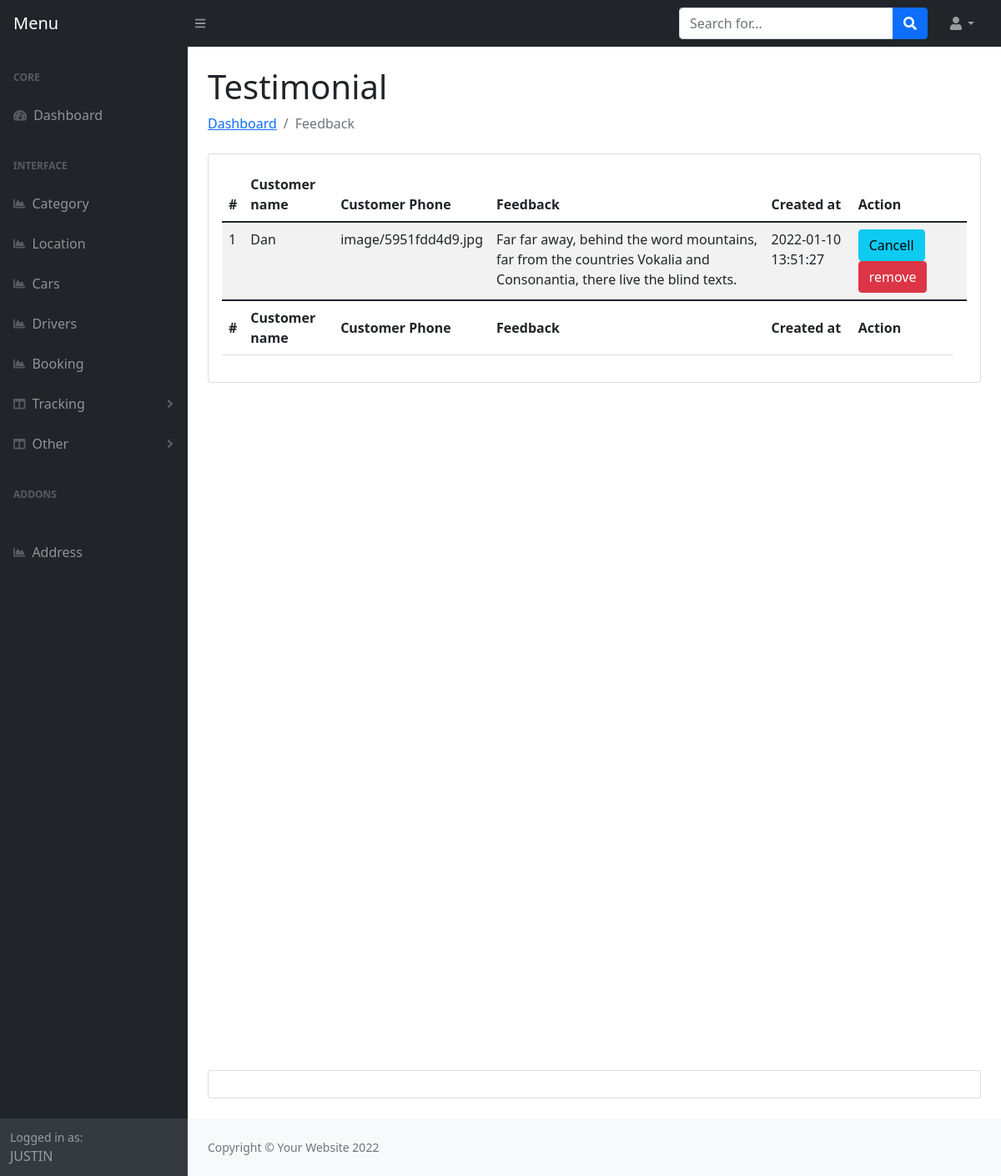
Screenshot of /admin/testimonial.php (signed in) with the database file from the repository.
### tables this page shows
CREATE TABLE `testimonials` (
  `t_id` int(11) NOT NULL,
  `customer_id` int(11) NOT NULL,
  `comment` text NOT NULL,
  `status` tinyint(4) NOT NULL,
  `created_at` timestamp NOT NULL DEFAULT current_timestamp()
);

CREATE TABLE `users` (
  `id` int(11) NOT NULL,
  `name` varchar(155) NOT NULL,
  `email` varchar(155) NOT NULL,
  `phone` varchar(100) NOT NULL,
  `address` text NOT NULL,
  `password` varchar(150) NOT NULL,
  `image` varchar(155) NOT NULL,
  `national_id` varchar(191) DEFAULT NULL,
  `otp` int(11) DEFAULT NULL,
  `auth_check` int(11) NOT NULL DEFAULT 0,
  `flag` tinyint(4) NOT NULL,
  `created_at` timestamp NOT NULL DEFAULT current_timestamp()
);

### admin/testimonial.php (the view, shortened to what this page needs)
<?php include 'header.php'; ?>
<main>
    <div class="container-fluid px-4">
    <h1 class="mt-4">Testimonial</h1>
        <ol class="breadcrumb mb-4">
            <li class="breadcrumb-item"><a href="index.php">Dashboard</a></li>
            <li class="breadcrumb-item active">Feedback</li>
        </ol>
        <div class="card mb-4">
            <div class="card-body">
                <table class="table table-striped" id="datatablesSimple">
                    <thead>
                        <tr>
                            <th>#</th>
                            <th>Customer name</th>
                            <th>Customer Phone</th>
                            <th>Feedback</th>
                            <th>Created at</th>
                            <th>Action</th>
                        </tr>
                    </thead>
                    <tfoot>
                        <tr>
                            <th>#</th>
                            <th>Customer name</th>
                            <th>Customer Phone</th>
                            <th>Feedback</th>
                            <th>Created at</th>
                            <th>Action</th>
                        </tr>
                    </tfoot>
                    <tbody>
                        <?php
                        $query = "SELECT * FROM testimonials LEFT JOIN users ON users.id = testimonials.customer_id Order By t_id asc";
                        $result = $con->query($query);
                        if ($result->num_rows > 0) {
                            foreach ($result as $key => $value) {
                        ?>
                                <tr>
                                    <td><?php echo $key+1; ?></td>
                                    <td><?php echo $value['name']; ?></td>
                                    <td><?php echo $value['image']; ?></td>
                                    <td><?php echo $value['comment']; ?></td>
                                    <td><?php echo $value['created_at']; ?></td>
                                    <td>
                                        <?php
                                        if ($value['status'] == 0) { ?>
                                          <a href="?editid=<?php echo $value['t_id']; ?>" class="btn btn-success">Confirm</a>
                                          <?php } else { ?>
                                            <a href="?editid_one=<?php echo $value['t_id']; ?>" class="btn btn-info">Cancell</a>
                                        <a href="?delid=<?php echo $value['t_id']; ?>" class="btn btn-danger">remove</a>
                                        <?php } ?>
                                    </td>
                                    <td>
                                    </td>
                                </tr>
                        <?php }
                        } ?>
                    </tbody>
                </table>
            </div>
        </div>
        <div style="height: 100vh"></div>
        <div class="card mb-4">
            <div class="card-body"></div>
        </div>
    </div>
</main>
<?php include 'footer.php'; ?>

### rows the page displays
testimonials: customer.name "Dan", customer.image "image/5951fdd4d9.jpg", comment "Far far away, behind the word mountains, far from the countries Vokalia and Consonantia, there live the blind texts.", customer.created_at "2022-01-10 13:51:27"

### other values shown
$_SESSION['name'] "JUSTIN"
